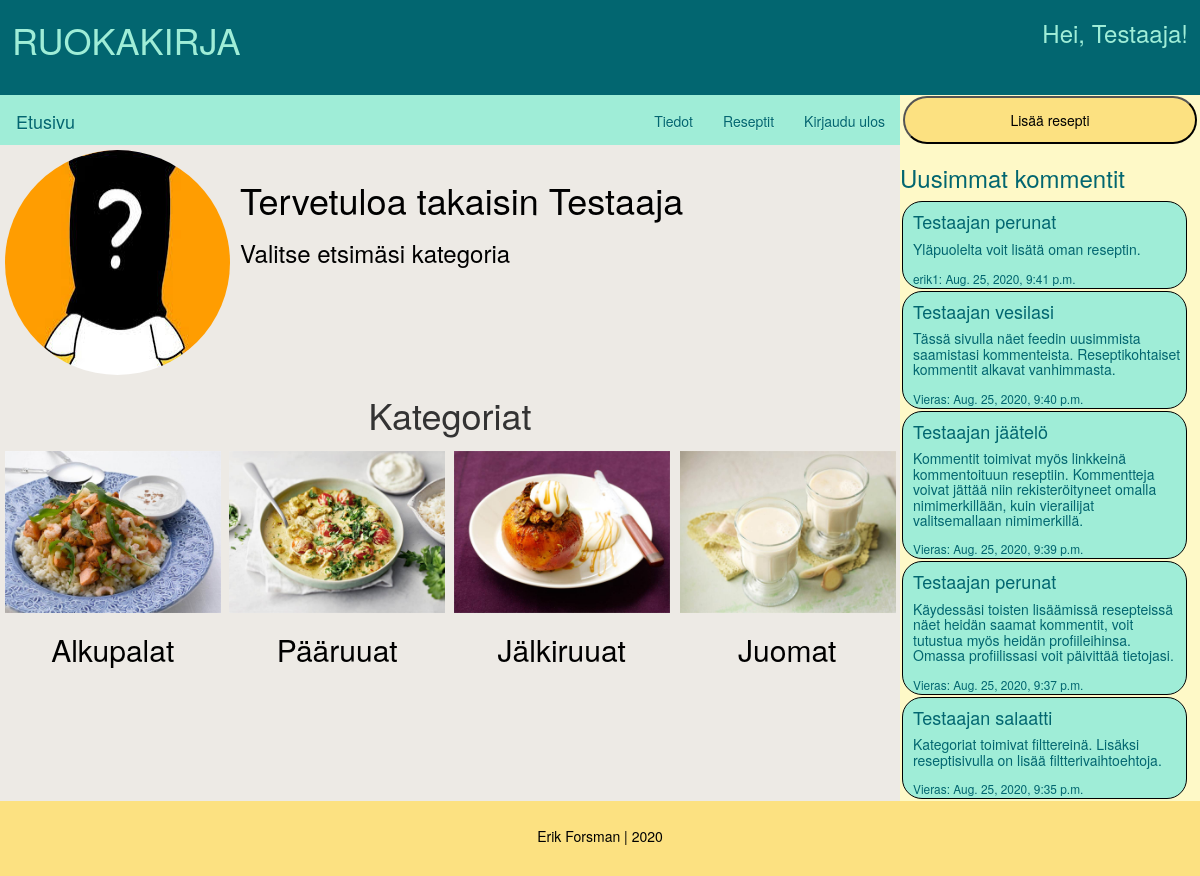
/ (signed in), run on the app's committed database.
### account/models.py (models this page shows, shortened)
class Account(AbstractBaseUser):
    first_name = models.CharField(max_length=50)
    last_name = models.CharField(max_length=100)
    email = models.EmailField(unique=True, verbose_name="email")
    username = models.CharField(unique=True, max_length=30)
    motto = models.TextField(default="Lisää mottosi tähän", max_length=500)
    image = models.ImageField(upload_to=upload_location, blank=True, null=True)
    date_joined = models.DateTimeField(verbose_name="date joined", auto_now_add=True)
    last_login = models.DateTimeField(verbose_name="last login", auto_now=True)
    is_visitor = models.BooleanField(default=False)
    is_admin = models.BooleanField(default=False)
    is_active = models.BooleanField(default=True)
    is_staff = models.BooleanField(default=False)
    is_superuser = models.BooleanField(default=False)
    USERNAME_FIELD = "username"
    REQUIRED_FIELDS = ["first_name", "last_name","email"]
    objects = MyAccountManager()

### recipe/models.py (models this page shows, shortened)
class Comment(models.Model):
    recipe_commented = models.ForeignKey("recipe.Ohje", on_delete=models.CASCADE, related_name="comments")
    text = models.TextField()
    author = models.CharField(max_length=50)
    create_date = models.DateTimeField(auto_now_add=True, verbose_name="date published")

class Ohje(models.Model):
    class Dishes(models.TextChoices):
        ALKUPALA = "ALKUPALA", g_l("Alkupala")
        PÄÄRUOKA = "PÄÄRUOKA", g_l("Pääruoka")
        JÄLKIRUOKA = "JÄLKIRUOKA", g_l("Jälkiruoka")
        JUOMA = "JUOMA", g_l("Juoma")
    author = models.ForeignKey(settings.AUTH_USER_MODEL, on_delete=models.CASCADE)
    title = models.CharField(max_length=50, null=False, blank=False)
    dish = models.CharField(max_length=12, choices=Dishes.choices, default=Dishes.PÄÄRUOKA)
    cooking_time = models.PositiveIntegerField(null=False, blank=False)
    body = models.TextField(max_length=100000, null=False, blank=False)
    image = models.ImageField(upload_to=upload_location, null=False, blank=False) #Mitchillä true molemmissa
    ingredients = models.CharField(max_length=500, null=False, blank=False)
    date_published = models.DateTimeField(auto_now_add=True, verbose_name="date published")
    date_updated = models.DateTimeField(auto_now=True, verbose_name="date updated")
    slug = models.SlugField(blank=True, unique=True)
    def __str__(self):
        return self.title

### MySite/views.py (the view)
# urls.py: path("", views.home_view, name="home"),
def home_view(request):
    context = {}
    if request.POST:
        form = RegistrationForm(request.POST)
        login_form=AccountAuthenticationForm(request.POST)#
        if form.is_valid():
            form.save()
            username=form.cleaned_data.get("username")
            raw_password=form.cleaned_data.get("password1")
            account = authenticate(username=username, password=raw_password)
            login(request, account)
            return redirect("home")
        elif login_form.is_valid():
            username=request.POST["username"]
            password=request.POST["password"]
            user=authenticate(username=username, password=password)
            if user:
                login(request, user)
                return redirect("home")
        else:
            context["registration_form"] = form
    else:
        user=request.user
        kommentti_lista = Comment.objects.filter(recipe_commented__author__username=user.username)
        kommentti_lista =sorted(kommentti_lista, key=attrgetter("create_date"), reverse=True)
        kommentti_lista=kommentti_lista[0:5]
        context["kommentti_lista"]=kommentti_lista
        login_form = AccountAuthenticationForm()#
        form = RegistrationForm()
        context["registration_form"]=form
        context["login_form"]=login_form
    return render(request, "index.html", context)

### templates/index.html (shortened to what this page needs)
{% extends "base.html" %}
{% block profile_information %}
  {% if user.is_authenticated %}
    <h1>Tervetuloa takaisin {{user.username}}</h1>
    <h3>Valitse etsimäsi kategoria</h3>
  {% else %}
    <h1>Tervetuloa sivustolle!</h1>
    <h3>Voit rekisteröityä tai käyttää valmista profiilia "Testaaja" pw:"Projekti20"</h3>
    <h3>Rekistöröidyttyäsi voi lisätä omia reseptejäsi.</h3>
  {% endif %}
{% endblock %}
{% block content%}
{%load static%}
<h1 class="middle" style="margin-bottom:2vh">Kategoriat</h1>
<div class="category">
  <a class="middle" href="{% url 'recipe:recipes' dish='ALKUPALA'%}">
    <div class="category_img">
      <img class="category_img middle" src="{% static 'images/alku.jpeg' %}" alt="Alkupalat">
      <h2 class="category_text">Alkupalat</h2>
    </div>
  </a>
  <a class="middle" href="{% url 'recipe:recipes' dish='PÄÄRUOKA' %}">
    <div class="category_img middle">
      <img class="category_img middle" src="{% static 'images/pää.jpeg' %}" alt="Pääruuat">
      <h2 class="category_text">Pääruuat</h2>
    </div>
  </a>
  <a class="middle" href="{% url 'recipe:recipes' dish='JÄLKIRUOKA'%}">
    <div class="category_img">
      <img class="category_img middle" src="{% static 'images/jälki.jpeg' %}" alt="Jälkiruuat">
      <h2 class="category_text">Jälkiruuat</h2>
    </div>
  </a>
  <a class="middle" href="{% url 'recipe:recipes' dish='JUOMAT'%}">
    <div class="category_img">
      <img class="category_img" src="{% static 'images/juoma.jpeg' %}" alt="Juomat">
      <h2 class="category_text">Juomat</h2>
    </div>
  </a>
</div>
{% endblock %}
{% block feed %}
{%if user.is_authenticated%}
  <h3>Uusimmat kommentit</h3>
  {% for kommentti in kommentti_lista%}
    <a href="{% url 'recipe:single' slug=kommentti.recipe_commented.slug %}">
      <div id="cc">
      <h4>{{kommentti.recipe_commented}}</h4>
      <h5>{{kommentti.text|truncatewords:25}}</h5>
      <small>{{kommentti.author}}: {{kommentti.create_date}}</small>
      </div>
    </a>
  {% endfor %}
{% endif %}
{% endblock %}

### templates/base.html (shortened to what this page needs)
{% load static %}
<!DOCTYPE html>
<html lang="en" dir="ltr">
  <head>
    <link rel="stylesheet" href="https://maxcdn.bootstrapcdn.com/bootstrap/3.3.7/css/bootstrap.min.css">
    <link rel="stylesheet" href="https://maxcdn.bootstrapcdn.com/bootstrap/3.3.7/css/bootstrap-theme.min.css">
    <link rel="stylesheet" href="{% static 'css/final.css' %}">
  </head>
<body>
<div class="sivunasettelu">
  <div class="header">
    <div class="header_profile">
        <div class="hleft">
          <h1>RUOKAKIRJA</h1>
        </div>
      <div class="hright">
        {% if user.is_authenticated%}
          <h3>Hei, {{user.username}}!</h3>
      {% endif %}
      </div>
    </div>
  </div>
    <div class="content-wrap">
      <div class="content">
        <div class="inner-content">
        <div class="content_navbar">
          <nav class="navbar mynav" role="navigation">
            <div  class="">
              <a href="{% url 'home' %}" class="navbar-brand mynav" id="d_green">Etusivu</a>
              <ul class="nav navbar-nav navbar-right">
                {% if user.is_authenticated %}
                <li><a href="{% url 'account:user'%}" id="d_green">Tiedot</a></li>
                {% endif %}
                <li><a href="{% url 'recipe:recipes' %}" id="d_green">Reseptit</a></li>
                {% if user.is_authenticated %}
                <li><a href="{% url 'account:logout' %}" id="d_green">Kirjaudu ulos</a></li>
                {% else %}
                <li><a href="{% url 'account:login' %}" id="d_green">Kirjaudu sisään</a></li>
                {% endif %}
              </ul>
            </div>
          </nav>
        </div>
          <div class="content_profile">
            <div class="left">
              {% if user.image %}
              <img class="profpic center" src="{{ user.image.url }}" alt="Kokki" width="225" height="225">
              {% else %}
              <img class="profpic center" src="{% static 'images/chef_icon1.png' %}" alt="Kokki" width="225" height="225">
              {% endif %}
            </div>
            <div class="right_t">
              {% block profile_information %}
              {% endblock %}
            </div>
          </div>
          {% block content %}
          {% endblock %}
        </div>
      </div>
      <div class="info">
        {% if user.is_authenticated%}
          <a href="{% url 'recipe:add' %}"><button id="lisaa_resp">Lisää resepti</button></a>
        {% endif %}
        {% block feed %}
        {% endblock %}
      </div>
    </div>
    <div class="footer" style="padding-top: 25px; color:black;">Erik Forsman | 2020</div>
</div>
</body>
</html>

### static/css/final.css (style rules this page uses)
.header { background-color: #026670; color: #9FEDD7; padding-bottom: 5px; height: 95px; }
.header_profile { width: 100%; height: auto; display: flex; }
.hleft { width: 25%; margin-left: 1%; }
.hright { width: 75%; text-align: right; margin-right: 1%; }
.content-wrap { display: flex; flex-direction: row; flex-wrap: wrap; }
.content { background-color: #EDEAE5; flex: 1; box-sizing: border-box; height: auto; }
.content_navbar { width: 100%; height: 50px; color: #026670; background-color: #9FEDD7; padding-right: 14px; }
.content_profile { width: 100%; height: auto; margin-bottom: 5px; margin-top: 5px; background-color: #EDEAE5; display: flex; }
.left { color: blue; }
.right_t { color: black; margin: 10px 30px 0px 10px; }
.info { height: auto; width: 25vw; background-color: #FEF9C7; color: #026670; }
.footer { background-color: #FCE181; color: #026670; left: 0; width: 100%; text-align: center; height: 75px; }
.profpic { border-radius: 50%; margin-left: 5px; }
.category { display: flex; }
.category_img { width: 18vw; height: auto; margin-left: 1px; margin-right: 1px; margin-bottom: 0px; }
.category_text { color:black; margin-bottom: 5vh; }
.middle { display: block; margin-left: auto; margin-right: auto; text-align: center; }
#d_green { color: #026670; }
#lisaa_resp { height: 48px; width: 98%; background-color: #FCE181; margin-top: 1px; margin-bottom: 1px; margin-left: 1%; color: black; border-radius: 25px; }
#cc { width: 95%; border-radius: 20px; color: #026670; background-color: #9FEDD7; border: 1px, solid, black; margin: 2px; padding-left: 10px; }

### data on the page
Account: username "Testaaja", image (picture)
Comment: recipe_commented "Testaajan perunat", text "Yläpuolelta voit lisätä oman reseptin.", author "erik1", create_date "Aug. 25, 2020, 9:41 p.m."
Comment: recipe_commented "Testaajan vesilasi", text "Tässä sivulla näet feedin uusimmista saamistasi kommenteista. Reseptikohtaiset kommentit alkavat vanhimmasta.", author "Vieras", create_date "Aug. 25, 2020, 9:40 p.m."
Comment: recipe_commented "Testaajan jäätelö", text "Kommentit toimivat myös linkkeinä kommentoituun reseptiin. Kommentteja voivat jättää niin rekisteröityneet omalla nimimerkillään, kuin vierailijat valitsemallaan nimimerkillä.", author "Vieras", create_date "Aug. 25, 2020, 9:39 p.m."
Comment: recipe_commented "Testaajan perunat", text "Käydessäsi toisten lisäämissä resepteissä näet heidän saamat kommentit, voit tutustua myös heidän profiileihinsa. Omassa profiilissasi voit päivittää tietojasi.", author "Vieras", create_date "Aug. 25, 2020, 9:37 p.m."
Comment: recipe_commented "Testaajan salaatti", text "Kategoriat toimivat filttereinä. Lisäksi reseptisivulla on lisää filtterivaihtoehtoja.", author "Vieras", create_date "Aug. 25, 2020, 9:35 p.m."
